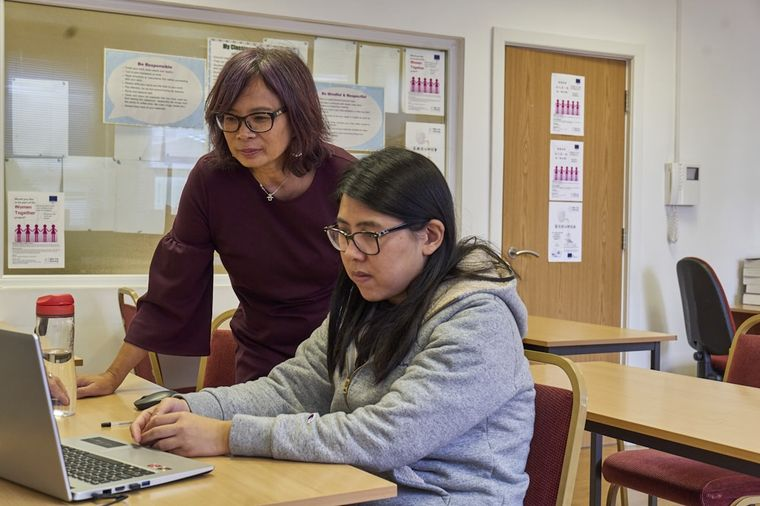
#> input picture assets/img/coaching.jpg, 760 x 506 px
$ python trace_lines.py ../../../assets/img/coaching.jpg ../../../assets/img/counter-staff.jpg 5
#> lines starting #> are read from the running program, lines starting #| are printed output that depends on the picture
"""Trace the straight edges of a real project photo into SVG line data.

The drawings on the homepage are not invented: every stroke is an edge of the
photograph it sits on (Canny edges -> probabilistic Hough -> collinear merge).
Output: JSON {w, h, lines: [[x1, y1, x2, y2], ...]} in the photo's own pixel
space at width 1600, ordered longest first (structure, then detail).

usage: python3 trace_lines.py photo.jpg out.json [max_lines]
"""
import json
import math
import sys

import cv2
import numpy as np


def segments(img):
    g = cv2.cvtColor(img, cv2.COLOR_BGR2GRAY)
    g = cv2.bilateralFilter(g, 7, 40, 40)
    e = cv2.Canny(g, 50, 150)
    lines = cv2.HoughLinesP(e, 1, np.pi / 720, threshold=70, minLineLength=70, maxLineGap=10)
    return [] if lines is None else [tuple(map(float, l)) for l in lines[:, 0]]


def merge(segs, ang_tol=1.6, off_tol=7.0, gap=26.0):
    """Greedy collinear merge: same angle, same offset, overlapping or near."""
    items = []
    for x1, y1, x2, y2 in segs:
        a = math.atan2(y2 - y1, x2 - x1)
        if a < 0:
            a += math.pi
        if a >= math.pi:
            a -= math.pi
        items.append([a, x1, y1, x2, y2])
    items.sort(key=lambda s: -math.hypot(s[3] - s[1], s[4] - s[2]))
    out = []
    for a, x1, y1, x2, y2 in items:
        nx, ny = -math.sin(a), math.cos(a)
        dx, dy = math.cos(a), math.sin(a)
        rho = x1 * nx + y1 * ny
        t1, t2 = sorted((x1 * dx + y1 * dy, x2 * dx + y2 * dy))
        for o in out:
            da = abs(o["a"] - a)
            da = min(da, math.pi - da)
            if da > math.radians(ang_tol) or abs(o["rho"] - rho) > off_tol:
                continue
            if t1 > o["t2"] + gap or t2 < o["t1"] - gap:
                continue
            o["t1"], o["t2"] = min(o["t1"], t1), max(o["t2"], t2)
            break
        else:
            out.append({"a": a, "rho": rho, "t1": t1, "t2": t2})
    res = []
    for o in out:
        nx, ny = -math.sin(o["a"]), math.cos(o["a"])
        dx, dy = math.cos(o["a"]), math.sin(o["a"])
        p1 = (o["rho"] * nx + o["t1"] * dx, o["rho"] * ny + o["t1"] * dy)
        p2 = (o["rho"] * nx + o["t2"] * dx, o["rho"] * ny + o["t2"] * dy)
        res.append([round(p1[0], 1), round(p1[1], 1), round(p2[0], 1), round(p2[1], 1)])
    res.sort(key=lambda l: -math.hypot(l[2] - l[0], l[3] - l[1]))
    return res


def main():
    src, dst = sys.argv[1], sys.argv[2]
    cap = int(sys.argv[3]) if len(sys.argv) > 3 else 90
    img = cv2.imread(src)
#> img is the input picture: shape (506, 760, 3); mean B, G, R 118.9, 130.9, 144.7
    h, w = img.shape[:2]
    s = 1600 / w
    img = cv2.resize(img, (1600, round(h * s)), interpolation=cv2.INTER_AREA)
#> img: shape (1065, 1600, 3)
    lines = [l for l in merge(segments(img)) if math.hypot(l[2] - l[0], l[3] - l[1]) >= 60][:cap]
#> in segments, `g = cv2.cvtColor(img, cv2.COLOR_BGR2GRAY)`:
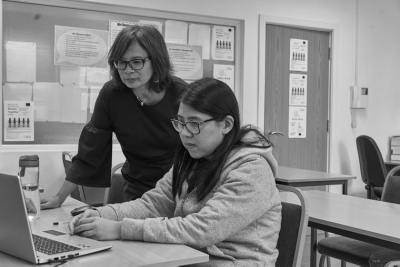
#> g: shape (1065, 1600) (shown at 1/4 size); min 0, max 255, mean 133.6
#> in segments, `e = cv2.Canny(g, 50, 150)`:
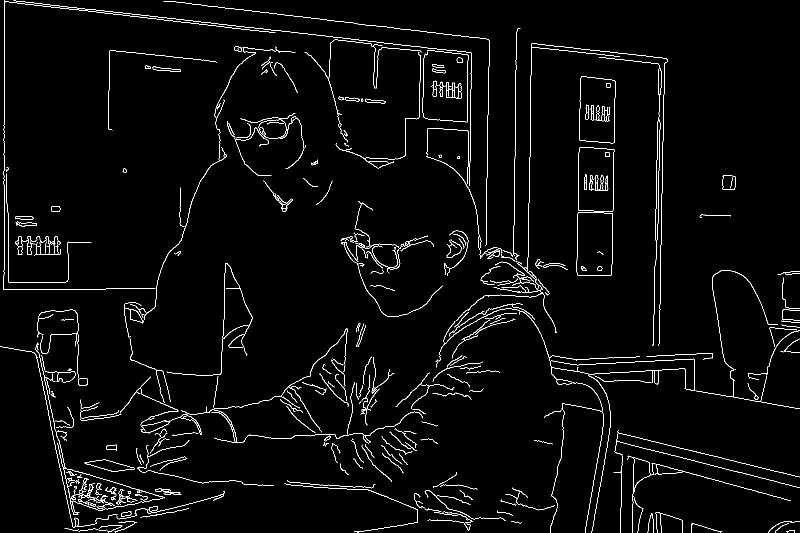
#> e: shape (1065, 1600) (shown at 1/2 size); 2.5% white in thin lines or dots
#> in segments, `lines = cv2.HoughLinesP(e, 1, np.pi / 720, threshold=70, minLineLength..`: lines = 80 rows, first 6: [27, 1, 942, 105], [8, 3, 457, 54], [1064, 86, 1333, 117], [8, 550, 8, 0], [1325, 316, 1327, 189], [1159, 252, 1161, 156]
#> in merge, `items = []`: items = []
#> the loop in merge, `for x1, y1, x2, y2 in segs:` made 80 passes
#> (x1, y1, x2, y2, a) on passes 1 to 8: (27, 1, 942, 105, 0.113), (8, 3, 457, 54, 0.113), (1064, 86, 1333, 117, 0.115), (8, 550, 8, 0, 1.57), (1325, 316, 1327, 189, 1.59), (1159, 252, 1161, 156, 1.59), (436, 14, 976, 78, 0.118), (1061, 200, 1062, 100, 1.58)
#> after the loop in merge, `for x1, y1, x2, y2 in segs:`: items = 80 items, first 6: [0.113, 27, 1, 942, 105], [0.113, 8, 3, 457, 54], [0.115, 1064, 86, 1333, 117], [1.57, 8, 550, 8, 0], [1.59, 1325, 316, 1327, 189], [1.59, 1159, 252, 1161, 156]
#> the loop in merge, `for a, x1, y1, x2, y2 in items:` made 80 passes
#> (a, x1, y1, x2, y2, nx, ny, dx) on passes 1, 3, 4, 5, 6, 7, 8, 9: (0.113, 27, 1, 942, 105, -0.113, 0.994, 0.994), (0.118, 436, 14, 976, 78, -0.118, 0.993, 0.993), (0.113, 8, 3, 457, 54, -0.113, 0.994, 0.994), (0.117, 335, 2, 726, 48, -0.117, 0.993, 0.993), (0.249, 1233, 882, 1599, 975, -0.246, 0.969, 0.969), (0.239, 1238, 866, 1599, 954, -0.237, 0.972, 0.972), (0.267, 1230, 905, 1581, 1001, -0.264, 0.965, 0.965), (1.36, 71, 708, 146, 1060, -0.978, 0.208, 0.208)
#> after the loop in merge, `for a, x1, y1, x2, y2 in items:`: o = {'a': 0.0855, 'rho': 107.7, 't1': 300.3, 't2': 370.6}; out = 61 items
#> the loop in merge, `for o in out:` made 61 passes
    json.dump({"w": 1600, "h": img.shape[0], "lines": lines}, open(dst, "w"))
    print(dst, len(lines))
#| ../../../assets/img/counter-staff.jpg 5


if __name__ == "__main__":
    main()

$ run again, on assets/img/face-2.jpg
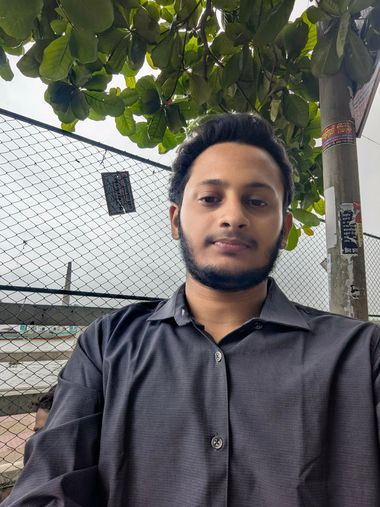
#> input picture assets/img/face-2.jpg, 380 x 507 px
#> in main, img is the input picture: shape (507, 380, 3); mean B, G, R 100.1, 104.4, 105
#> img: shape (2135, 1600, 3)
#> in segments, `g = cv2.cvtColor(img, cv2.COLOR_BGR2GRAY)`:
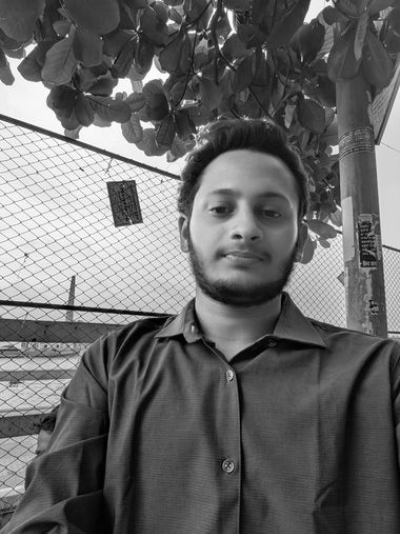
#> g: shape (2135, 1600) (shown at 1/4 size); min 0, max 255, mean 104
#> in segments, `e = cv2.Canny(g, 50, 150)`:
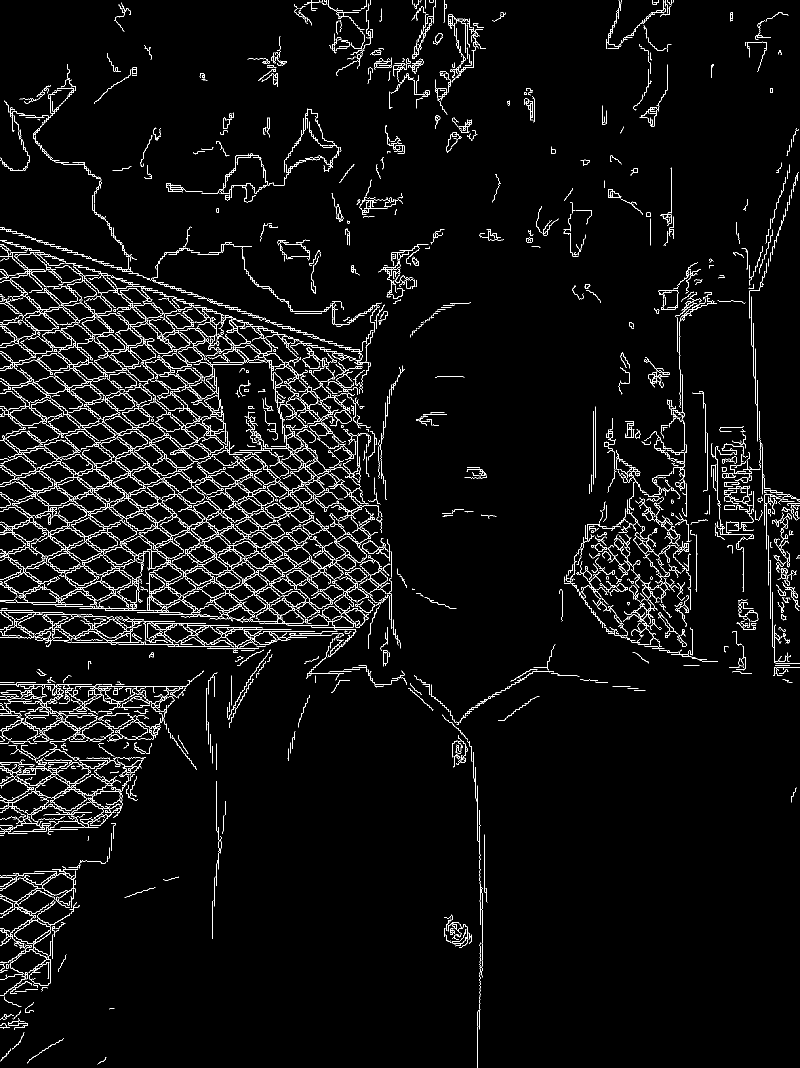
#> e: shape (2135, 1600) (shown at 1/2 size); 3.9% white in thin lines or dots
#> lines = 299 rows, first 6: [1, 543, 164, 706], [11, 1204, 128, 1204], [135, 618, 224, 707], [162, 597, 290, 725], [60, 699, 281, 914], [293, 783, 429, 919]
#> in merge, `items = []`: items = []
#> the loop in merge, `for x1, y1, x2, y2 in segs:` made 299 passes
#> (x1, y1, x2, y2, a) on passes 1 to 8: (1, 543, 164, 706, 0.785), (11, 1204, 128, 1204, 0), (135, 618, 224, 707, 0.785), (162, 597, 290, 725, 0.785), (60, 699, 281, 914, 0.772), (293, 783, 429, 919, 0.785), (135, 576, 462, 909, 0.794), (517, 1263, 629, 1263, 0)
#> after the loop in merge, `for x1, y1, x2, y2 in segs:`: items = 299 items, first 6: [0.785, 1, 543, 164, 706], [0, 11, 1204, 128, 1204], [0.785, 135, 618, 224, 707], [0.785, 162, 597, 290, 725], [0.772, 60, 699, 281, 914], [0.785, 293, 783, 429, 919]
#> the loop in merge, `for a, x1, y1, x2, y2 in items:` made 299 passes
#> (a, x1, y1, x2, y2, nx, ny, dx) on passes 1 to 3: (0.323, 0, 480, 741, 728, -0.317, 0.948, 0.948), (0.332, 4, 456, 685, 691, -0.326, 0.945, 0.945), (0.791, 8, 497, 365, 858, -0.711, 0.703, 0.703)
#> after the loop in merge, `for a, x1, y1, x2, y2 in items:`: o = {'a': 0, 'rho': 1364, 't1': 0, 't2': 71}; out = 143 items
#> the loop in merge, `for o in out:` made 143 passes
#| ../../../assets/img/face-2.jpg 5
